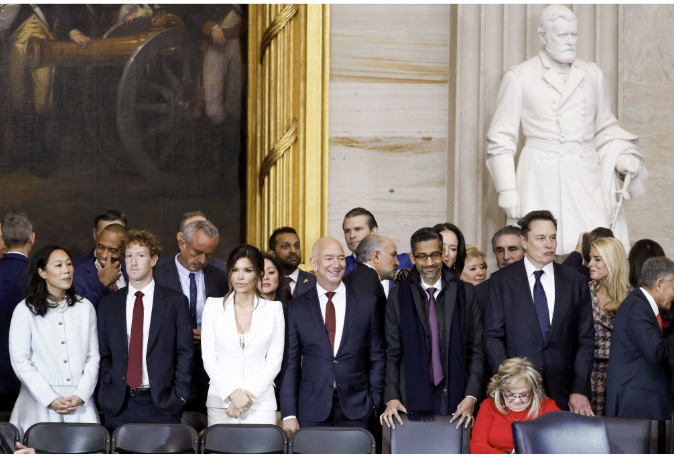
#> input picture source_photo.png, 674 x 456 px
$ python create_creepy_gif.py
#> lines starting #> are read from the running program, lines starting #| are printed output that depends on the picture
import cv2
import numpy as np
from PIL import Image, ImageDraw, ImageFont
import random
import math

# Load image
img_cv = cv2.imread("source_photo.png")
#> img_cv is the input picture: shape (456, 674, 3); mean B, G, R 108.5, 112.7, 121.7
if img_cv is None:
    # Try jpg
    img_cv = cv2.imread("source_photo.jpg")

gray = cv2.cvtColor(img_cv, cv2.COLOR_BGR2GRAY)
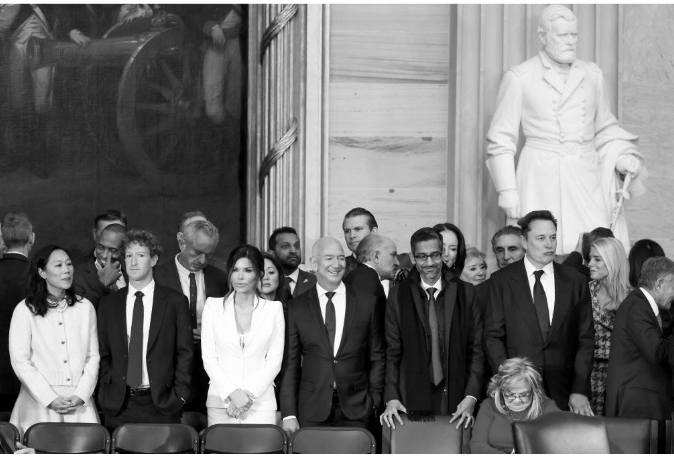
#> gray: shape (456, 674); min 0, max 255, mean 114.9

# Detect faces
face_cascade = cv2.CascadeClassifier(cv2.data.haarcascades + 'haarcascade_frontalface_default.xml')
eye_cascade = cv2.CascadeClassifier(cv2.data.haarcascades + 'haarcascade_eye.xml')

faces = face_cascade.detectMultiScale(gray, scaleFactor=1.1, minNeighbors=4, minSize=(30, 30))
#> faces = [[336, 216, 35, 35], [527, 222, 39, 39], [486, 234, 41, 41], [118, 242, 35, 35], [409, 240, 41, 41], [317, 245, 35, 35], [45, 250, 37, 37], [225, 257, 34, 34], [476, 363, 79, 79]]
print(f"Detected {len(faces)} faces")
#| Detected 9 faces

# Convert to PIL
img_rgb = cv2.cvtColor(img_cv, cv2.COLOR_BGR2RGB)
base_img = Image.fromarray(img_rgb).convert("RGBA")
W, H = base_img.size

def draw_x_eye(draw, cx, cy, size, color, thickness=3, jitter=0):
    """Draw a glitchy X over an eye position"""
    jx = random.randint(-jitter, jitter)
    jy = random.randint(-jitter, jitter)
    half = size // 2
    # Draw X with multiple offset lines for glitch effect
    for t in range(-thickness, thickness + 1):
        draw.line([(cx - half + jx + t, cy - half + jy), (cx + half + jx + t, cy + half + jy)], fill=color, width=2)
        draw.line([(cx + half + jx + t, cy - half + jy), (cx - half + jx + t, cy + half + jy)], fill=color, width=2)

def draw_devil_horns(draw, fx, fy, fw, fh):
    """Draw devil horns above a face"""
    horn_h = int(fh * 0.55)
    horn_w = int(fw * 0.18)

    # Left horn
    lx = fx + int(fw * 0.15)
    ly = fy - int(fh * 0.05)
    left_horn = [
        (lx, ly),
        (lx - horn_w, ly - horn_h),
        (lx + horn_w, ly),
    ]
    draw.polygon(left_horn, fill=(180, 0, 0, 240))
    # Inner highlight
    inner_left = [
        (lx, ly - 2),
        (lx - horn_w + 4, ly - horn_h + 8),
        (lx + horn_w - 6, ly - 2),
    ]
    draw.polygon(inner_left, fill=(220, 30, 0, 200))

    # Right horn
    rx = fx + int(fw * 0.85)
    ry = fy - int(fh * 0.05)
    right_horn = [
        (rx, ry),
        (rx + horn_w, ry - horn_h),
        (rx - horn_w, ry),
    ]
    draw.polygon(right_horn, fill=(180, 0, 0, 240))
    inner_right = [
        (rx, ry - 2),
        (rx + horn_w - 4, ry - horn_h + 8),
        (rx - horn_w + 6, ry - 2),
    ]
    draw.polygon(inner_right, fill=(220, 30, 0, 200))

def add_glitch_slice(img, intensity=10):
    """Add horizontal glitch slices to the image"""
    arr = np.array(img)
    h, w = arr.shape[:2]
    num_slices = random.randint(3, 8)
    for _ in range(num_slices):
        y = random.randint(0, h - 10)
        slice_h = random.randint(2, 15)
        shift = random.randint(-intensity, intensity)
        if y + slice_h < h:
            arr[y:y+slice_h] = np.roll(arr[y:y+slice_h], shift, axis=1)
    return Image.fromarray(arr)

def add_red_channel_shift(img, shift=5):
    """Shift the red channel for chromatic aberration"""
    arr = np.array(img)
    shifted = arr.copy()
    sx = random.randint(-shift, shift)
    sy = random.randint(-shift, shift)
    shifted[:, :, 0] = np.roll(np.roll(arr[:, :, 0], sx, axis=1), sy, axis=0)
    return Image.fromarray(shifted)

def add_scanlines(img, opacity=60):
    """Add CRT-style scanlines"""
    overlay = Image.new("RGBA", img.size, (0, 0, 0, 0))
    draw = ImageDraw.Draw(overlay)
    for y in range(0, img.size[1], 3):
        draw.line([(0, y), (img.size[0], y)], fill=(0, 0, 0, opacity), width=1)
    return Image.alpha_composite(img, overlay)

def add_vignette(img, strength=0.7):
    """Add dark vignette around edges"""
    arr = np.array(img).astype(float)
    h, w = arr.shape[:2]
    Y, X = np.ogrid[:h, :w]
    cx, cy = w / 2, h / 2
    dist = np.sqrt((X - cx)**2 + (Y - cy)**2)
    max_dist = np.sqrt(cx**2 + cy**2)
    vignette = 1 - strength * (dist / max_dist) ** 2
    vignette = np.clip(vignette, 0, 1)
    for c in range(3):
        arr[:, :, c] *= vignette
    arr = np.clip(arr, 0, 255).astype(np.uint8)
    return Image.fromarray(arr)

# Build eye positions for each face
face_data = []
for (fx, fy, fw, fh) in faces:
    # Estimate eye positions within face region
    left_eye = (fx + int(fw * 0.3), fy + int(fh * 0.38))
    right_eye = (fx + int(fw * 0.7), fy + int(fh * 0.38))
    eye_size = max(int(fw * 0.15), 8)
    face_data.append({
        'rect': (fx, fy, fw, fh),
        'left_eye': left_eye,
        'right_eye': right_eye,
        'eye_size': eye_size
    })
#> this loop made 9 passes
#> (fx, fy, fw, fh, left_eye, right_eye, eye_size) on passes 1 to 8: (336, 216, 35, 35, (346, 229), (360, 229), 8), (527, 222, 39, 39, (538, 236), (554, 236), 8), (486, 234, 41, 41, (498, 249), (514, 249), 8), (118, 242, 35, 35, (128, 255), (142, 255), 8), (409, 240, 41, 41, (421, 255), (437, 255), 8), (317, 245, 35, 35, (327, 258), (341, 258), 8), (45, 250, 37, 37, (56, 264), (70, 264), 8), (225, 257, 34, 34, (235, 269), (248, 269), 8)
#> after the loop, face_data = 9 items

print(f"Processing {len(face_data)} faces with eye positions")
#| Processing 9 faces with eye positions

# Generate frames
NUM_FRAMES = 24
frames = []

for frame_idx in range(NUM_FRAMES):
    # Start with base image
    frame = base_img.copy()

    # Darken the image with a red/dark tint
    tint = Image.new("RGBA", frame.size, (20, 0, 0, 80))
    frame = Image.alpha_composite(frame, tint)

    overlay = Image.new("RGBA", frame.size, (0, 0, 0, 0))
    draw = ImageDraw.Draw(overlay)

    # Flicker intensity varies per frame
    flicker = random.random()

    for fd in face_data:
        fx, fy, fw, fh = fd['rect']
        lex, ley = fd['left_eye']
        rex, rey = fd['right_eye']
        eye_sz = fd['eye_size']

        # Draw devil horns (with slight jitter)
        jx = random.randint(-2, 2)
        jy = random.randint(-2, 2)
        draw_devil_horns(draw, fx + jx, fy + jy, fw, fh)

        # Draw X eyes with glitch jitter
        jitter = random.randint(0, 4)

        # Alternate colors for creepiness
        if frame_idx % 3 == 0:
            eye_color = (255, 0, 0, 255)  # Red
        elif frame_idx % 3 == 1:
            eye_color = (255, 255, 255, 255)  # White
        else:
            eye_color = (200, 0, 0, 230)  # Dark red

        thickness = random.randint(2, 5)
        draw_x_eye(draw, lex, ley, eye_sz, eye_color, thickness, jitter)
        draw_x_eye(draw, rex, rey, eye_sz, eye_color, thickness, jitter)

        # Add glow around X eyes
        glow_color = (255, 0, 0, 40)
        for g in range(3):
            draw_x_eye(draw, lex, ley, eye_sz + g * 4, glow_color, 1, jitter + g)
            draw_x_eye(draw, rex, rey, eye_sz + g * 4, glow_color, 1, jitter + g)

    frame = Image.alpha_composite(frame, overlay)

    # Apply glitch effects (more intense on some frames)
    if random.random() > 0.3:
        intensity = random.choice([5, 10, 20, 30])
        frame = add_glitch_slice(frame, intensity)

    # Chromatic aberration
    if random.random() > 0.4:
        frame = add_red_channel_shift(frame, shift=random.randint(2, 8))

    # Scanlines
    frame = add_scanlines(frame, opacity=random.randint(30, 80))

    # Vignette
    frame = add_vignette(frame, strength=random.uniform(0.5, 0.8))

    # Random brightness flicker
    if random.random() > 0.7:
        dark = Image.new("RGBA", frame.size, (0, 0, 0, random.randint(30, 100)))
        frame = Image.alpha_composite(frame, dark)

    # Occasional heavy red flash
    if frame_idx % 8 == 0:
        red_flash = Image.new("RGBA", frame.size, (150, 0, 0, 60))
        frame = Image.alpha_composite(frame, red_flash)

    frames.append(frame.convert("RGB"))
    print(f"  Frame {frame_idx + 1}/{NUM_FRAMES}")
#> this loop made 24 passes
#> pass 1, `tint = Image.new("RGBA", frame.size, (20, 0, 0, 80))`:
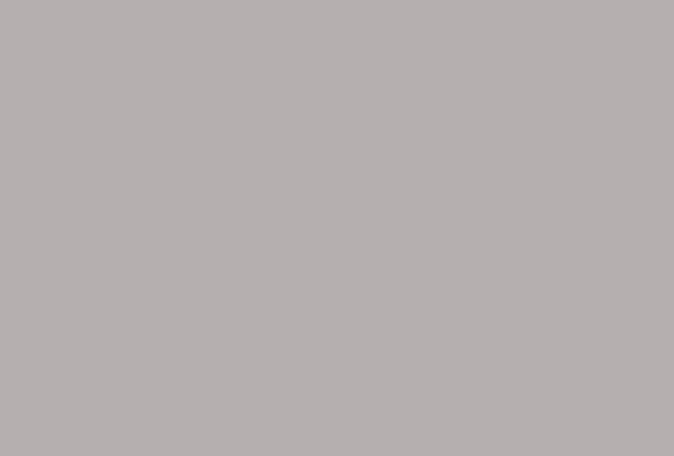
#> tint: PIL image 674x456 RGBA; mean R, G, B, A 20, 0, 0, 80; transparent parts drawn white
#> pass 1, `frame = Image.alpha_composite(frame, tint)`:
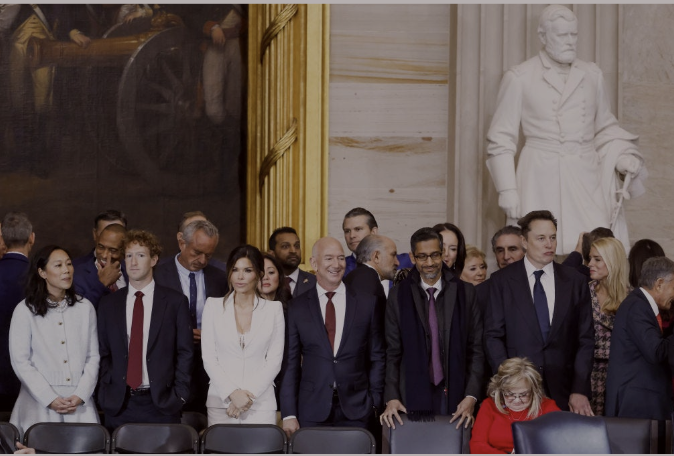
#> frame: PIL image 674x456 RGBA; mean R, G, B, A 89.8, 77.4, 74.5, 255
#> after the loop:
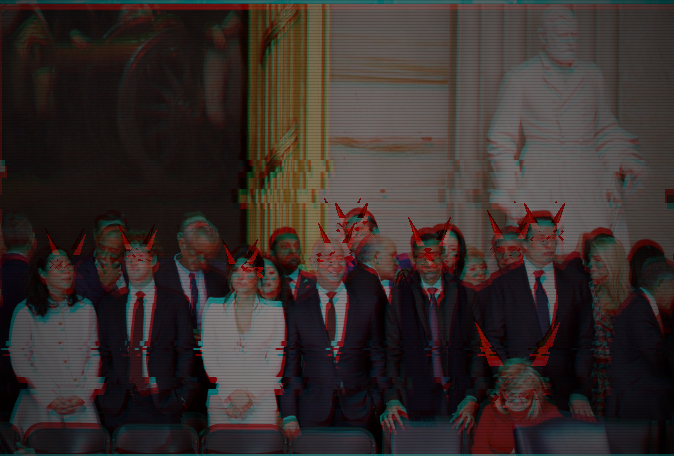
#> frame: PIL image 674x456 RGBA; mean R, G, B, A 54.2, 45.5, 43.5, 255
#> after the loop:
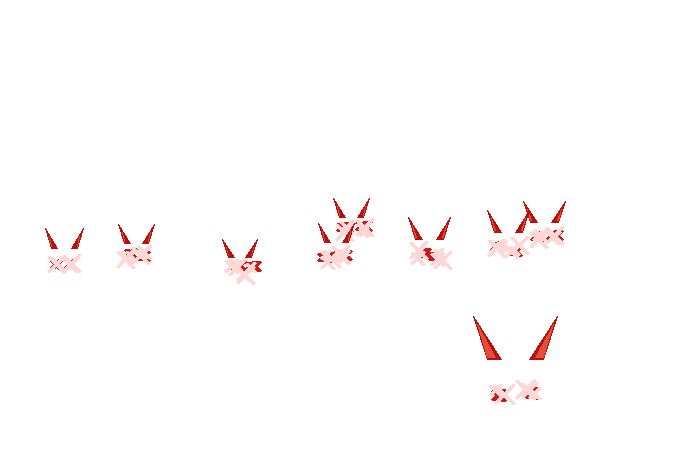
#> overlay: PIL image 674x456 RGBA; mean R, G, B, A 5.2, 0.1, 0, 2.5; transparent parts drawn white

# Add some duplicate frames with heavy glitch for stutter effect
final_frames = []
for i, f in enumerate(frames):
    final_frames.append(f)
    # Randomly stutter
    if random.random() > 0.7:
        glitched = add_glitch_slice(f.convert("RGBA"), 40)
        final_frames.append(glitched.convert("RGB"))
#> this loop made 24 passes
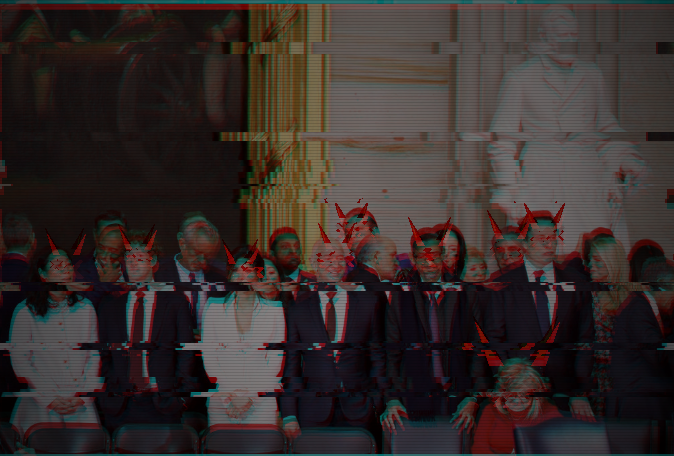
#> glitched: PIL image 674x456 RGBA; mean R, G, B, A 54.2, 45.5, 43.5, 255

# Save as GIF
durations = [random.choice([80, 100, 120, 150]) for _ in final_frames]
# Make some frames flash faster
for i in range(len(durations)):
    if random.random() > 0.8:
        durations[i] = 40  # Quick flash
#> this loop made 31 passes

final_frames[0].save(
    "assets/creepy_censored.gif",
    save_all=True,
    append_images=final_frames[1:],
    duration=durations,
    loop=0,
    optimize=False
)
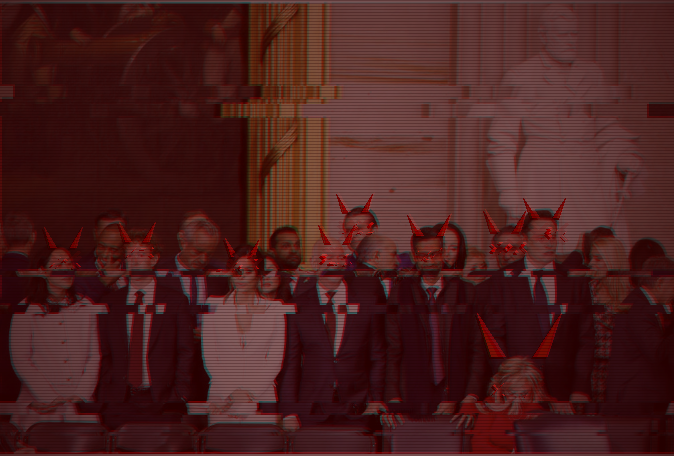
#> saved as creepy_censored.gif: PIL image 674x456 RGB; mean R, G, B 73.4, 32, 30.6

print(f"\nDone! Saved creepy_censored.gif with {len(final_frames)} frames")
#| Done! Saved creepy_censored.gif with 31 frames

$ run again, with assets/evidence/WhatsApp Image 2026-05-02 at 4.47.32 PM.jpeg saved as source_photo.png
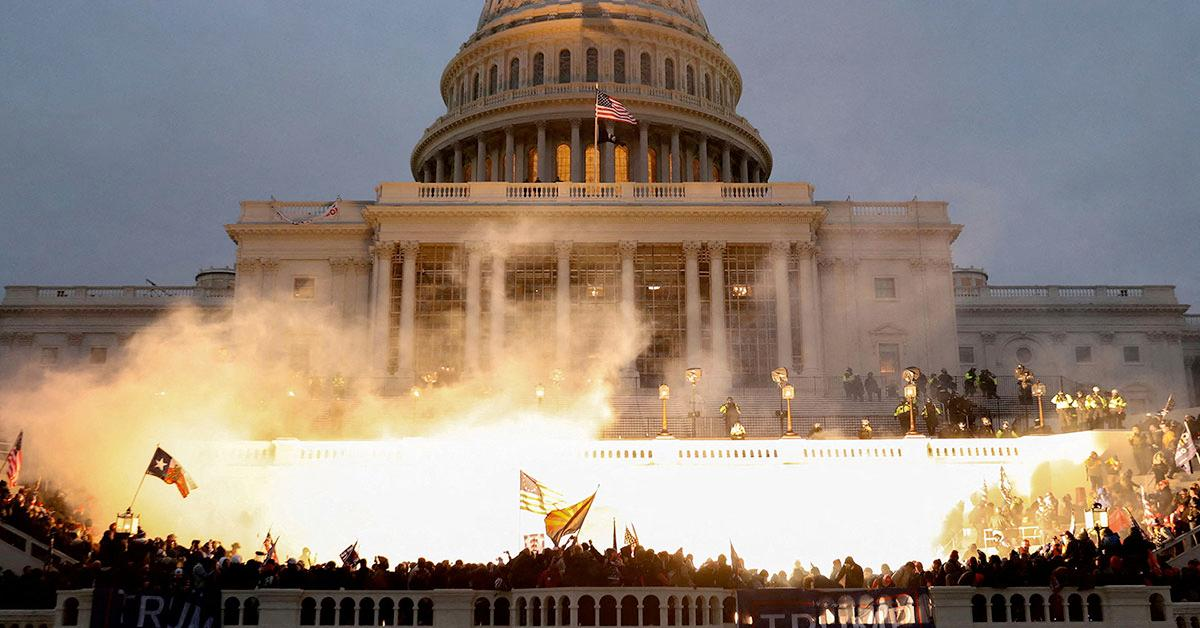
#> input picture assets/evidence/WhatsApp Image 2026-05-02 at 4.47.32 PM.jpeg, 1200 x 628 px
#> img_cv is the input picture: shape (628, 1200, 3); mean B, G, R 120.7, 131.6, 146
#> faces = ()
#| Detected 0 faces
#> after the loop `for (fx, fy, fw, fh) in faces:`: face_data = []
#| Processing 0 faces with eye positions
#> after the loop `for frame_idx in range(NUM_FRAMES):`: frames = 24 items
#> the loop `for i, f in enumerate(frames):` made 24 passes
#> num_slices in add_glitch_slice on passes 3, 6, 13, 15, 17, 18, 21: 6, 6, 3, 8, 5, 4, 4
#> after the loop `for i, f in enumerate(frames):`:
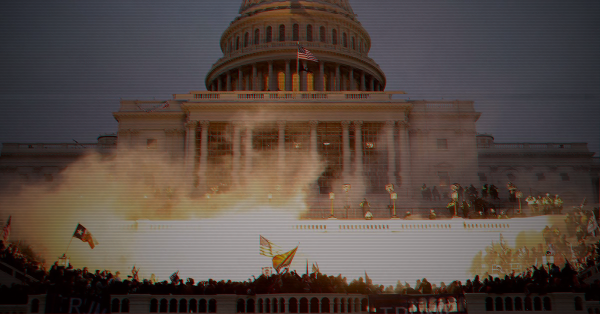
#> glitched: PIL image 1200x628 RGBA (shown at 1/2 size); mean R, G, B, A 85.2, 71.8, 65.3, 255
#> after the loop `for i, f in enumerate(frames):`: final_frames = 31 items
#> `durations = [random.choice([80, 100, 120, 150]) for _ in final_frames]`: durations = 31 values, max 150 at index 9, min 80 at index 10, mean 113.5
#> the loop `for i in range(len(durations)):` made 31 passes
#> after the loop `for i in range(len(durations)):`: durations = 31 values, max 150 at index 9, min 40 at index 1, mean 95.16
#> `final_frames[0].save( "assets/creepy_censored.gif", save_all=True, app..`:
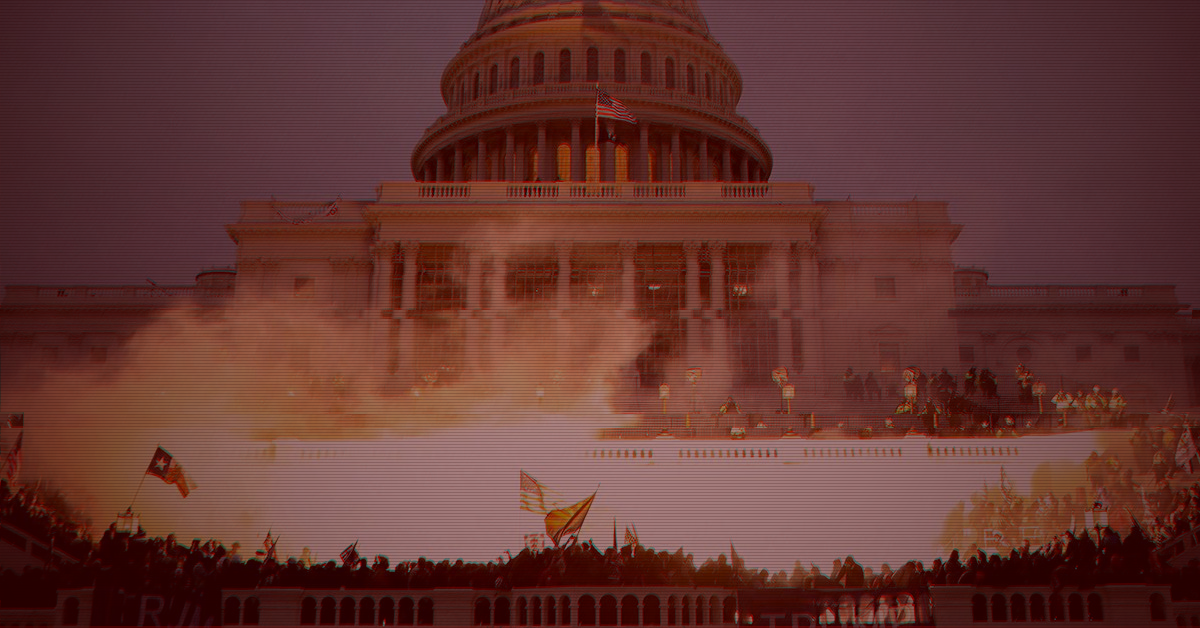
#> saved as creepy_censored.gif: PIL image 1200x628 RGB; mean R, G, B 98.8, 53.6, 48.7
#| Done! Saved creepy_censored.gif with 31 frames

$ run again, with assets/evidence/WhatsApp Image 2026-05-02 at 4.47.49 PM.jpeg saved as source_photo.png
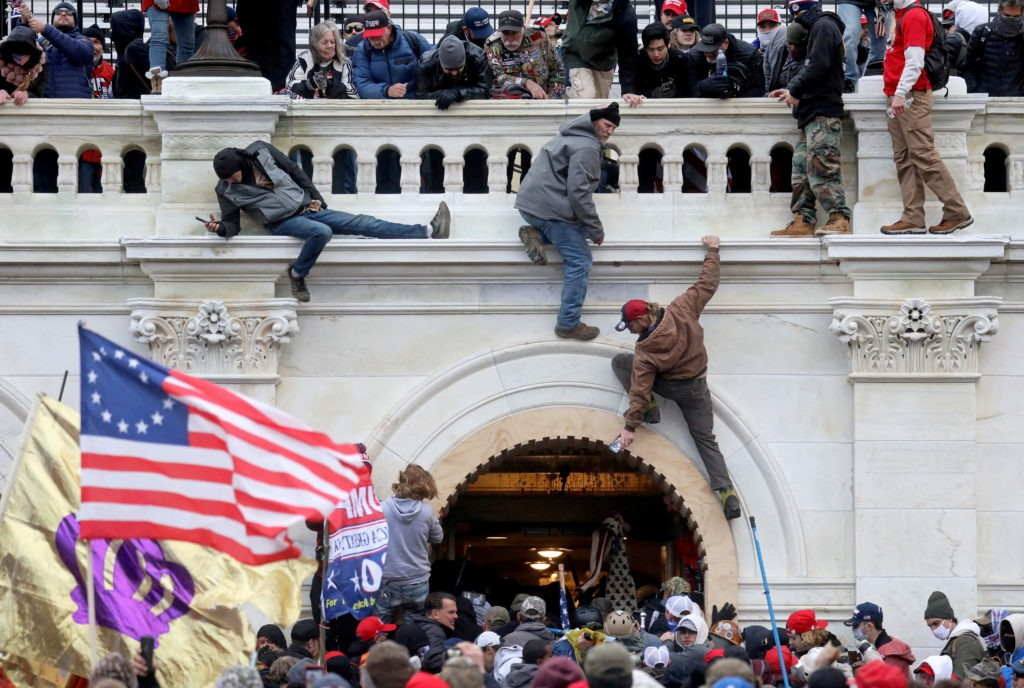
#> input picture assets/evidence/WhatsApp Image 2026-05-02 at 4.47.49 PM.jpeg, 1024 x 688 px
#> img_cv is the input picture: shape (688, 1024, 3); mean B, G, R 137.1, 133.5, 141.9
#> faces = ()
#| Detected 0 faces
#> after the loop `for (fx, fy, fw, fh) in faces:`: face_data = []
#| Processing 0 faces with eye positions
#> after the loop `for frame_idx in range(NUM_FRAMES):`: frames = 24 items
#> the loop `for i, f in enumerate(frames):` made 24 passes
#> num_slices in add_glitch_slice on passes 3, 4, 10, 17, 19, 21, 22: 3, 5, 6, 3, 8, 5, 4
#> after the loop `for i, f in enumerate(frames):`:
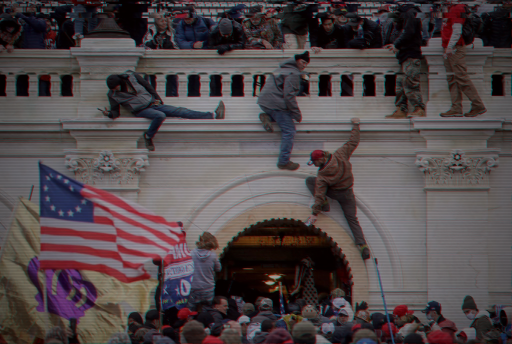
#> glitched: PIL image 1024x688 RGBA (shown at 1/2 size); mean R, G, B, A 81.1, 71.7, 73.6, 255
#> after the loop `for i, f in enumerate(frames):`: final_frames = 31 items
#> `durations = [random.choice([80, 100, 120, 150]) for _ in final_frames]`: durations = 31 values, max 150 at index 6, min 80 at index 2, mean 109
#> the loop `for i in range(len(durations)):` made 31 passes
#> after the loop `for i in range(len(durations)):`: durations = 31 values, max 150 at index 6, min 40 at index 4, mean 96.45
#> `final_frames[0].save( "assets/creepy_censored.gif", save_all=True, app..`:
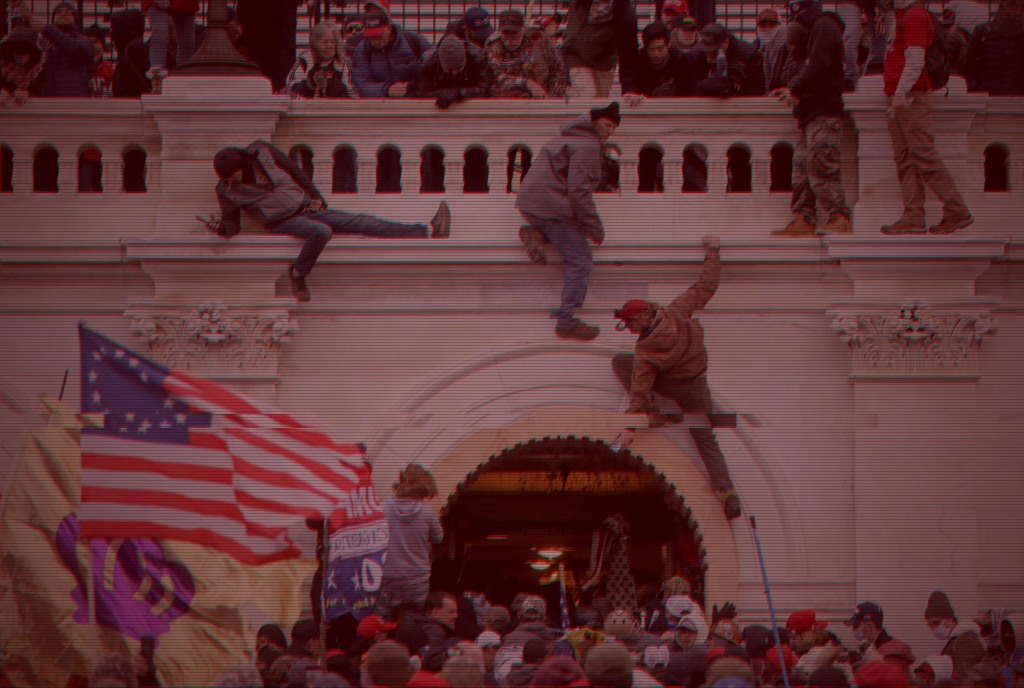
#> saved as creepy_censored.gif: PIL image 1024x688 RGB; mean R, G, B 95.7, 53.4, 54.8
#| Done! Saved creepy_censored.gif with 31 frames
